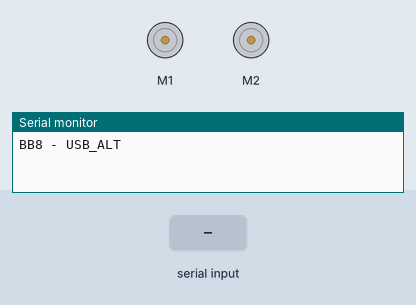
Recording of a sketch running on a simulated Arduino Uno, built with avr-gcc and run on an emulated ATmega328P. Shown: 2 × DC motor (green arrow = forward, orange = backward, longer = faster), the last lines printed to the serial monitor. The inputs (shaded band) are chosen by the test bench.

Above: at 3.2 s.
3.3 s: "F" received over Serial
At 4.0 s:
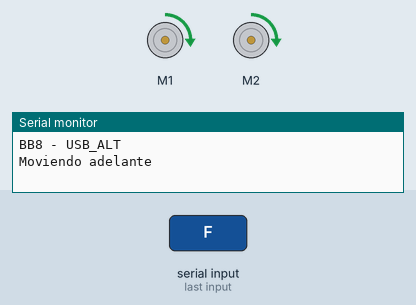
5.8 s: "B" received over Serial
At 6.6 s:
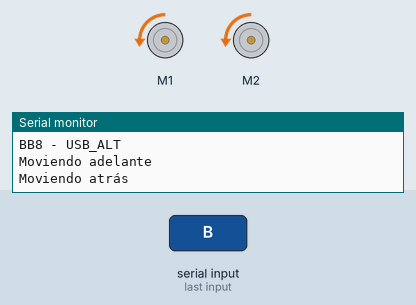
8.3 s: "R" received over Serial
At 8.8 s:
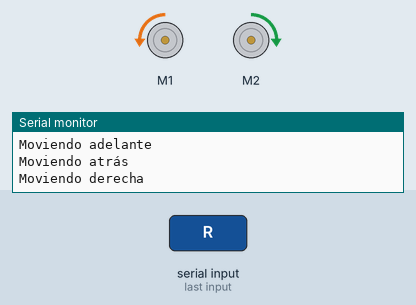
10.8 s: "L" received over Serial
At 11.6 s:
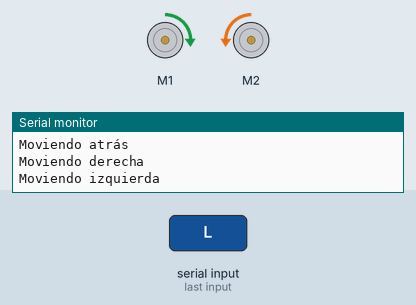
Timing chart, 0 to 13.8 s (numbered marks = the images above; inputs shaded):
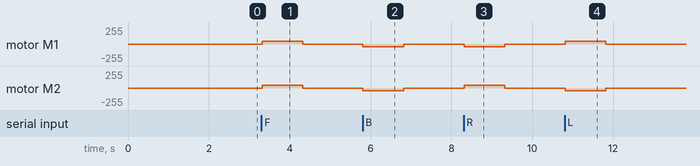

The sketch:

test_usb.ino
```cpp
/**
 * @brief: Prueba control serial BB8 a través de USB.
 * @author: Lucas Cortés Gutiérrez.
 * @date: 10/7/2019
 */

#include <SoftwareSerial.h>
#include <Sabertooth.h>

#define NONE 0

#define POWER_MAX 64

#define PIN_SERIAL_ST 3

SoftwareSerial SWSerial(NOT_A_PIN, PIN_SERIAL_ST);
Sabertooth ST(128, SWSerial); // Address 128, and use SWSerial as the serial port.

int aux=0;

void setup(){
    SWSerial.begin(9600);
    ST.autobaud();
    Serial.begin(115200);
    Serial.println("BB8 - USB_ALT");
}

void loop(){
    char command = (Serial.available() > NONE) ? Serial.read() : NONE;
    switch (command) {
        case 'F':
            Serial.println("Moviendo adelante");
            ST.motor(1, 20);
            ST.motor(2, 20);
            delay(1000);
            break;

        case 'f':
            Serial.println("Moviendo adelante");
            ST.motor(1, 20);
            ST.motor(2, 20);
            delay(1000);
            break;

        case 'B':
            Serial.println("Moviendo atrás");
            ST.motor(1, -20);
            ST.motor(2, -20);
            delay(1000);
            break;

        case 'b':
            Serial.println("Moviendo atrás");
            ST.motor(1, -20);
            ST.motor(2, -20);
            delay(1000);
            break;

        case 'R':
            Serial.println("Moviendo derecha");
            ST.motor(1, -20);
            ST.motor(2, 20);
            delay(1000);
            break;

        case 'r':
            Serial.println("Moviendo derecha");
            ST.motor(1, -20);
            ST.motor(2, 20);
            delay(1000);
            break;

        case 'L':
            Serial.println("Moviendo izquierda");
            ST.motor(1, 20);
            ST.motor(2, -20);
            delay(1000);
            break;

        case 'l':
            Serial.println("Moviendo izquierda");
            ST.motor(1, 20);
            ST.motor(2, -20);
            delay(1000);
            break;

        case 'S':
            Serial.println("Deteniendo");
            ST.motor(1, 0);
            ST.motor(2, 0);
            break;

        case 's':
            Serial.println("Deteniendo");
            ST.motor(1, 0);
            ST.motor(2, 0);
            break;

        default:
            ST.motor(1, 0);
            ST.motor(2, 0);
            break;
    }
}
```

Measured:
- after the input at 3.3 s, motor M1, motor M2: stopped → forward 40/255 at once, → stopped 1.0 s later
- after the input at 5.8 s, motor M1, motor M2: stopped → backward 40/255 at once, → stopped 1.0 s later
- after the input at 8.3 s, motor M1: stopped → backward 40/255 at once, → stopped 1.0 s later; motor M2: stopped → forward 40/255 at once, → stopped 1.0 s later
- after the input at 10.8 s, motor M1: stopped → forward 40/255 at once, → stopped 1.0 s later; motor M2: stopped → backward 40/255 at once, → stopped 1.0 s later
